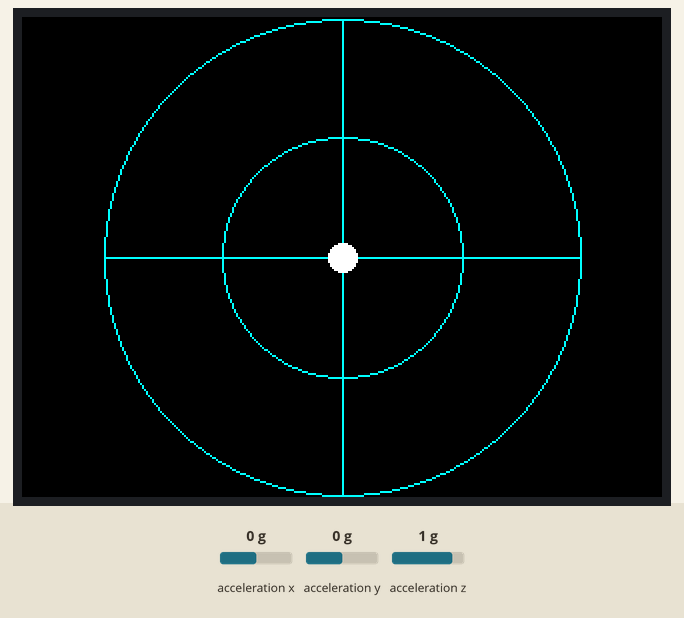
Simulated run of this sketch. Board: ESP32. Shown: 320×240 colour display. The test bench sets the inputs (shaded band); at power-on: acceleration x 0 g, acceleration y 0 g, acceleration z 1 g.

Above: at 1.3 s.
1.4 s: acceleration x set to -1.4 g
At 2.5 s:
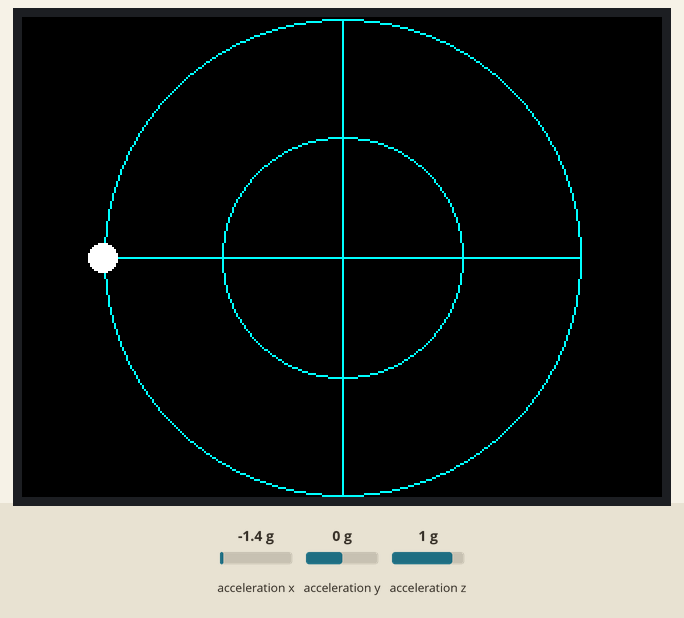
3.1 s: acceleration y set to -0.8 g
At 4.4 s:
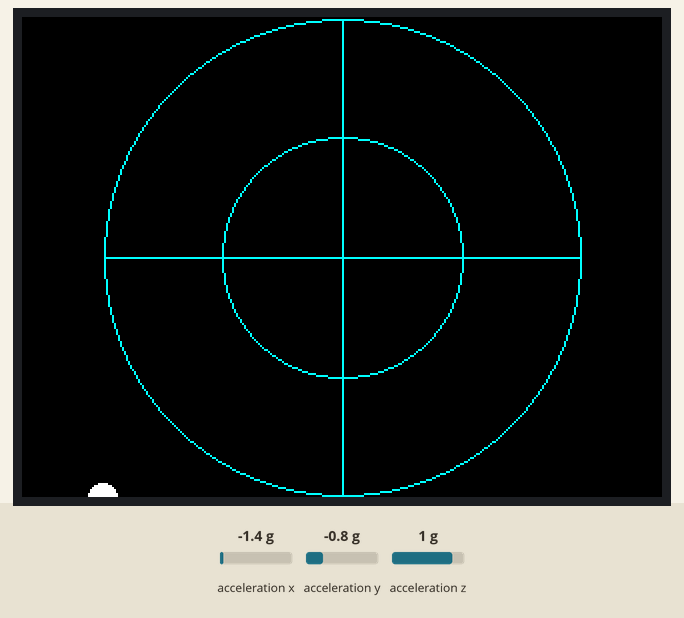
4.7 s: acceleration y set to 0.8 g
At 6.3 s:
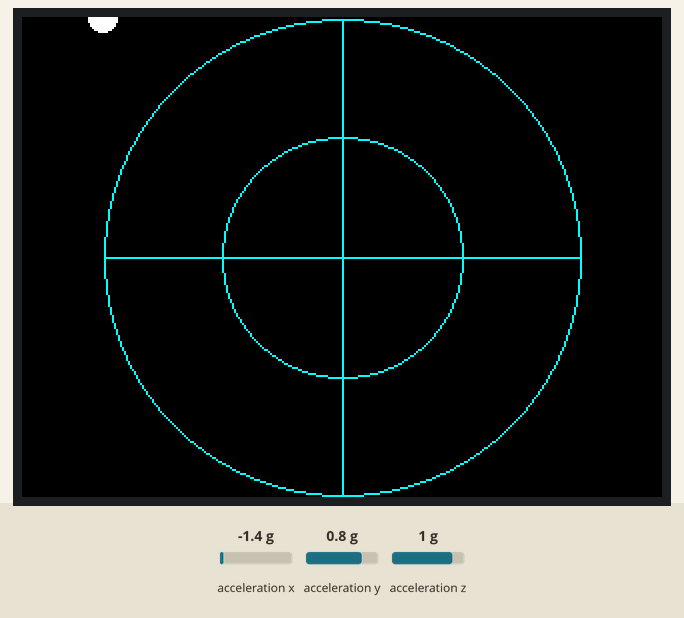
6.6 s: acceleration x set to 0 g
At 8.3 s:
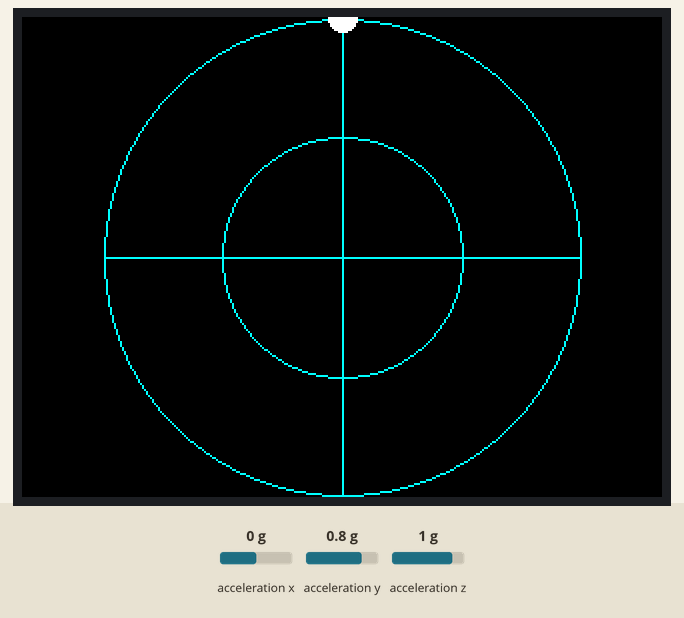
Timing chart, 0 to 9.8 s (numbered marks = the images above; inputs shaded):
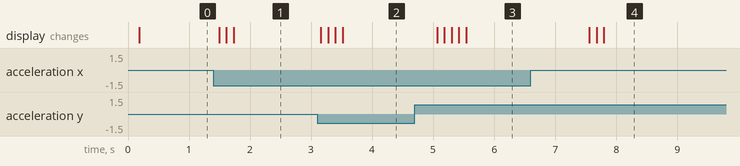

The sketch:

leveler-improved.ino
```cpp
// Full video: https://youtu.be/9j5W7DZLtIs
// Created by Vstone on 2021/12/24.

#include <Arduino.h>
#define M5STACK_MPU6886
#include <M5Stack.h>

//Variables for storing inertial sensor data
float accX = 0.0F;
float accY = 0.0F;
float accZ = 0.0F;

float offsetArr[3];

const int MOVING_AVG = 10;
float movingAvgX[MOVING_AVG];
float movingAvgY[MOVING_AVG];
int idx = 0;

int prev_x = 0;
int prev_y = 0;

void readMultipleData(float * meanAcc, int sampleCounts)
{
  float ax, ay, az;
  ax = 0.0;
  ay = 0.0;
  az = 0.0;


  for (int i = 0; i < sampleCounts; i++)
  {
    M5.IMU.getAccelData(&accX, &accY, &accZ);
    ax += accX;
    ay += accY;
    az += accZ;
  }
  meanAcc[0] = ax / sampleCounts;
  meanAcc[1] = ay / sampleCounts;
  meanAcc[2] = az / sampleCounts;
}

// function to draw the grid on the display
void drawGrid()
{
  M5.Lcd.drawLine(41, 120, 279, 120, CYAN);
  M5.Lcd.drawLine(160, 1, 160, 239, CYAN);
  M5.Lcd.drawCircle(160, 120, 119, CYAN);
  M5.Lcd.drawCircle(160, 120, 60, CYAN);
}

// function to draw a spot on the display
void drawSpot(int ax, int ay)
{
  int x, y;
  x = map(constrain(ax, -300, 300), -300, 300, 40, 280);
  y = map(constrain(ay, -300, 300), -300, 300, 240, 0);

  // M5.Lcd.fillScreen(BLACK);
  M5.Lcd.fillCircle(prev_x, prev_y, 7, BLACK);
  drawGrid();
  M5.Lcd.fillCircle(x, y, 7, WHITE);
  prev_x = x;
  prev_y = y;
}

void setup()
{
  // Initialize M5Stack and IMU
  M5.begin();
  M5.IMU.Init();
  readMultipleData(offsetArr, 50);
  for (int i = 0; i < MOVING_AVG; i++)
  {
    movingAvgX[i] = offsetArr[0];
    movingAvgY[i] = offsetArr[1];
  }
}

void loop()
{
  float meanAcc[3];
  float ax, ay;
  // M5.IMU.getAccelData(&accX, &accY, &accZ);
  readMultipleData(meanAcc, 50);

  movingAvgX[idx] = meanAcc[0];
  movingAvgY[idx] = meanAcc[1];

  idx = (idx + 1) % MOVING_AVG;

  ax = ay = 0;
  for (int i = 0; i < MOVING_AVG; i++)
  {
    ax += movingAvgX[i];
    ay += movingAvgY[i];
  }
  ax /= MOVING_AVG;
  ay /= MOVING_AVG;
	drawSpot((int)((ax-offsetArr[0])*1000), (int)((ay-offsetArr[1])*1000));
	delay(100);
}
```

Measured:
- after the input at 1.4 s, the display: first changes after 0.09 s (image 1 shows a later state)
- after the input at 3.1 s, the display: first changes after 0.06 s (image 2 shows a later state)
- after the input at 4.7 s, the display: first changes after 0.36 s (image 3 shows a later state)
- after the input at 6.6 s, the display: first changes after 0.96 s (image 4 shows a later state)
